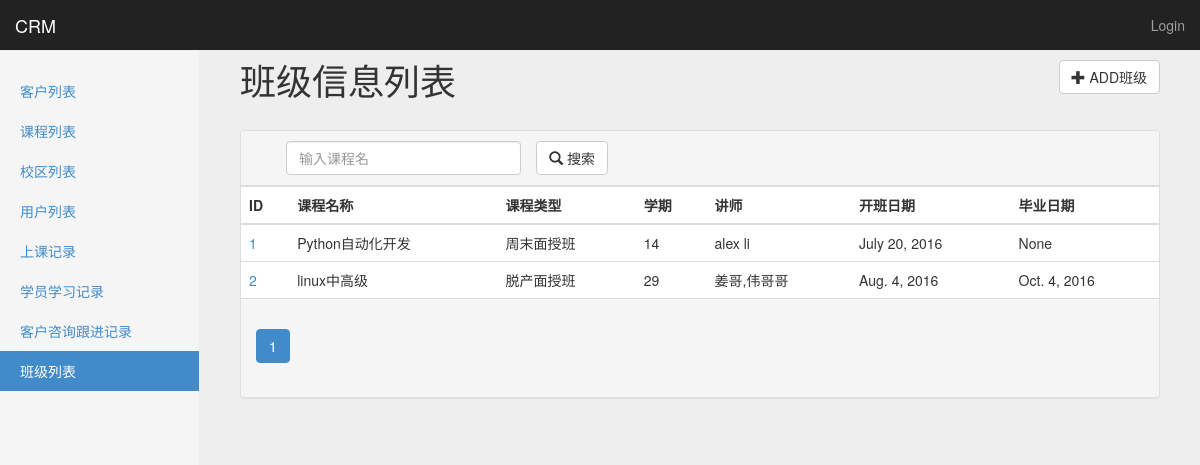
Page /crm/classlists/ on the earlier database version.
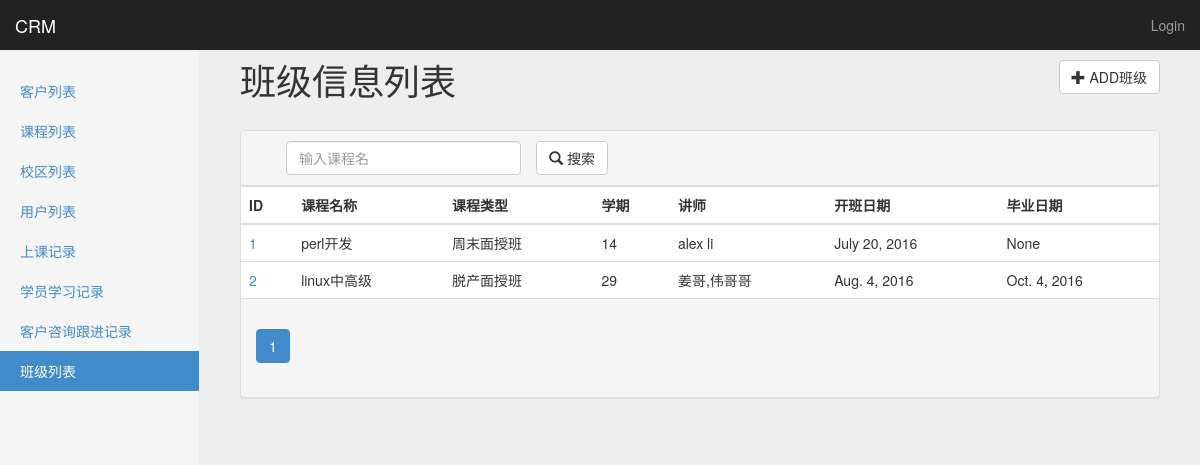
Same page on the later database version.
### app01/models.py (models this page shows, shortened)
class ClassList(models.Model):
    course = models.ForeignKey(Course)
    course_type = models.CharField(u'课程类型',choices=class_type_choices,max_length=32)
    semester = models.IntegerField(u'学期')
    start_date = models.DateField(u'开班日期')
    graduate_date = models.DateField(u'毕业日期',blank=True,null=True)
    teachers = models.ManyToManyField(UserProfile,verbose_name=u'讲师')
    class Meta:
        verbose_name = u'班级列表'
        verbose_name_plural = u'班级列表'
        unique_together = ('course','course_type','semester')

class Course(models.Model):
    name = models.CharField(u'课程名称',max_length=128,unique=True)
    price = models.IntegerField(u'面授价格')
    online_price = models.IntegerField(u'网络班价格')
    brief = models.TextField(u'课程简介')
    def __str__(self):
        return self.name

class UserProfile(models.Model):
    user = models.OneToOneField(User)
    name = models.CharField(u'姓名',max_length=32)
    school = models.ForeignKey('School',verbose_name='校区',default=1)
    class Meta:
        permissions = (
            ('view_customer_list',u'可以查看客户列表'),
            ('view_customer_info',u'可以查看客户详细信息'),
            ('edit_own_customer_info',u'可以修改自己的客户信息'),
            ('add_customer_get',u'可以进入新增客户界面'),
            ('add_customer_post', u'可以提交新增客户信息'),
            ('batch_own_customer_info', u'可以批量操作自己的客户信息'),
            ('view_courserecord_list', u'可以查看开课记录列表'),
            ('batch_own_courserecord_info',u'可以批量操作自己的开课记录'),
            ('add_courserecord_info',u'可以新增开课记录'),
            ('view_classlist_list', u'可以查看班级列表'),
            ('edit_classlist_info', u'可以修改班级'),
            ('batch_own_classlist_info', u'可以批量操作班级'),
            ('add_classlist_info', u'可以新增班级'),
            ('view_studyrecord_list', u'可以查看学习记录列表'),
            ('edit_studyrecord_info', u'可以修改学习记录'),
            ('batch_studyrecord_info', u'可以批量操作学习记录'),
            ('add_studyrecord_info', u'可以新增学习记录'),
            ('view_userprofile_list', u'可以查看用户列表'),
            ('view_school_list', u'可以查看校区列表'),
        )

### app01/views.py (the view)
# urls.py: url(r'^classlists/(\d+)/$', views.classlist_detail,name='classlist_detail'),
def classlists(request):
    if request.method == 'POST':
        print(request.POST)
    data_dic = build_search_param(request, models.ClassList)
    return render(request,'app01/classlists.html',data_dic)

### app01/forms.py (called while the page is built, shortened)
def get_filter_fields(cls):
    filter_fields = settings.FILTER_FIELDS.get(cls.__name__.lower())
    if filter_fields is None:
        return None

### app01/templatetags/custom_tags.py (called while the page is built, shortened)
@register.filter
def show_m_2_m(obj):
    strs = []
    for o in obj:
        strs.append(str(o.name))
    return ','.join(strs)

@register.simple_tag
def pagination_bar(lists,search_str,find_list):
    page_ele = '<ul class="pagination">'
    for page_num in lists.paginator.page_range:
        offset = abs(lists.number - page_num)
        if offset < 3:
            if lists.number == page_num:
                page_ele += '<li class ="active" >'
            else:
                page_ele += '<li class ="" >'
            if len(find_list) == 2:
                page_ele += '<a href="?page=%s%s&%s=%s" > %s </a> </li>' % (page_num,search_str,find_list[0],find_list[1],page_num)
            else:
                page_ele += '<a href="?page=%s%s" > %s </a> </li>' % (page_num, search_str, page_num)
    page_ele += '</ul>'
    return format_html(page_ele)

### templates/app01/classlists.html (shortened to what this page needs)
{% extends 'base.html' %}
{% load custom_tags %}
{% block page-header %}
班级信息列表
<a href="{% url 'classlist_add' %}">
    <button type="button" class="btn btn-default pull-right">
      <span class="glyphicon glyphicon-plus"></span> ADD班级
    </button>
</a>
{% endblock %}
{% block page-content %}
<div class="panel panel-default">
    <div class="panel-heading" id="panel-heading">
        <div class="col-md-9 " >
            <form action="{% url url_alias %}?page=1{{ search_str }}" method="GET">
                <div class="col-md-5">
                    <input name="find__course__name" class="form-control" type="text" value="{{ find_list.1 }}" placeholder="输入课程名" minlength="1" maxlength="20" required>
                </div>
                <div class="col-md-3 search-button">
                    <button type="submit" id="btn-submit" class="btn btn-default">
                        <span class="glyphicon glyphicon-search"></span> 搜索
                    </button>
                </div>
            </form>
        </div>
    </div>
    <table class="table table-hover">
    <thead>
    <tr>
        <th>ID</th>
        <th>课程名称</th>
        <th>课程类型</th>
        <th>学期</th>
        <th>讲师</th>
        <th>开班日期</th>
        <th>毕业日期</th>
    </tr>
    </thead>
    <tbody>
    {% for data in data_list %}
        <tr>
            <td><a href="{% url 'classlist_detail' data.id %}">{{ data.id }}</a></td>
            <td>{{ data.course }}</td>
            <td>{{ data.get_course_type_display }}</td>
            <td>{{ data.semester }}</td>
            <td>{{ data.teachers.select_related|show_m_2_m }}</td>
            <td>{{ data.start_date }}</td>
            <td>{{ data.graduate_date }}</td>
        </tr>
    {% endfor %}
    </tbody>
</table>
    <div class="panel-footer">
        <nav>{% pagination_bar data_list search_str find_list %}</nav>
    </div>
</div>
{% endblock %}

Differences in the rows shown:
changed through a linked row, ClassList "周末面授班": course "Python自动化开发" → "perl开发"
